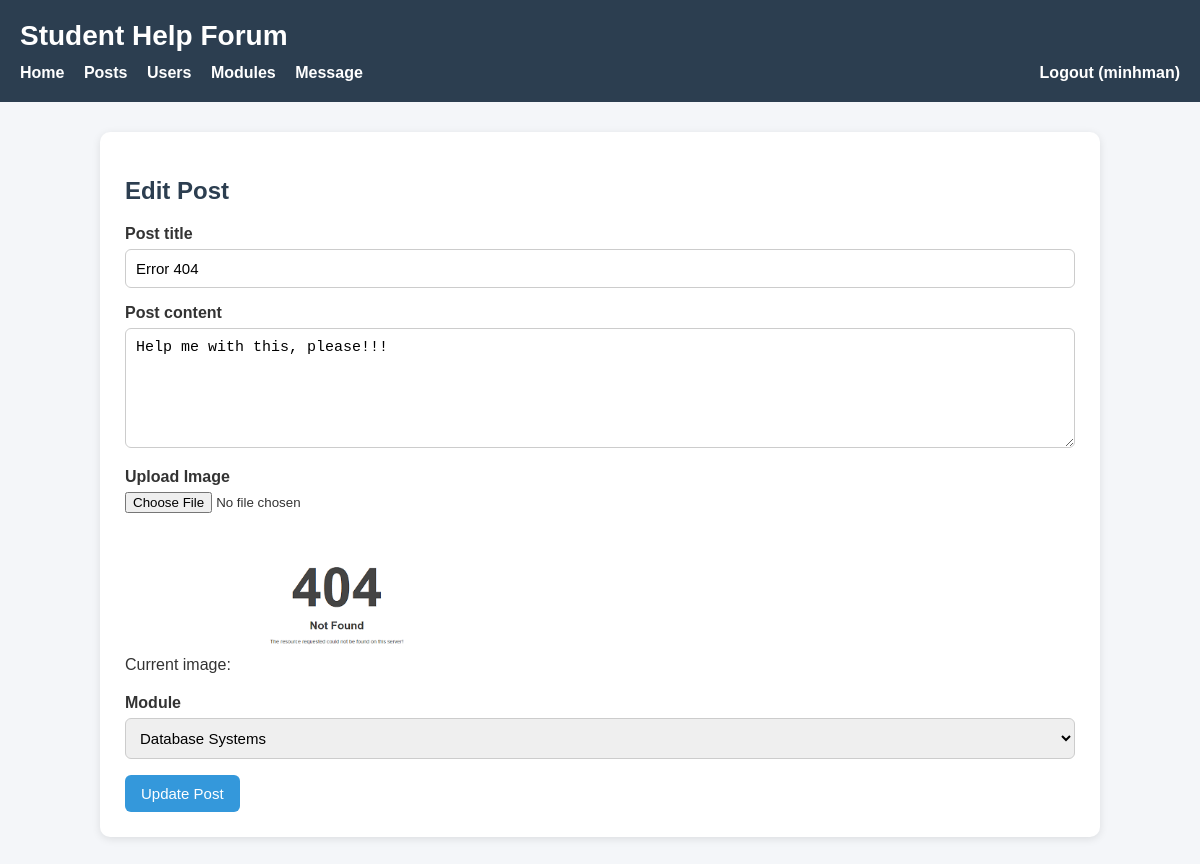
The app's page /editpost.php?id=7 (signed in) with its own data.
### tables this page shows
CREATE TABLE `posts` (
  `post_id` int(11) NOT NULL,
  `title` varchar(255) NOT NULL,
  `content` text NOT NULL,
  `image_path` varchar(255) DEFAULT NULL,
  `user_id` int(11) NOT NULL,
  `module_id` int(11) NOT NULL,
  `created_at` timestamp NOT NULL DEFAULT current_timestamp(),
  `updated_at` timestamp NOT NULL DEFAULT current_timestamp() ON UPDATE current_timestamp()
);

CREATE TABLE `modules` (
  `module_id` int(11) NOT NULL,
  `module_code` varchar(20) NOT NULL,
  `module_name` varchar(150) NOT NULL,
  `created_at` timestamp NOT NULL DEFAULT current_timestamp()
);

### templates/editpost.html.php (the view, shortened to what this page needs)
<h2>Edit Post</h2>
<form action="" method="post" enctype="multipart/form-data">
    <label for="title">Post title</label>
    <input type="text" name="title" id="title" value="<?=htmlspecialchars($post['title'])?>" required>
    <label for="content">Post content</label>
    <textarea name="content" id="content" required><?=htmlspecialchars($post['content'])?></textarea>
    <label for="image">Upload Image</label>
    <input type="file" name="image" id="image" accept="image/*">
    <?php if (!empty($post['image_path'])): ?>
        <p>
            Current image: <img src="images/<?=$post['image_path']?>" alt="Current image" style="max-width:200px;">
        </p>
    <?php endif; ?>
    <label for="module_id">Module</label>
    <select name="module_id" id="module_id" required>
        <?php foreach ($modules as $module): ?>
            <option value="<?=$module['module_id']?>" <?=($module['module_id'] == $post['module_id']) ? 'selected' : ''?>>
                <?=$module['module_name']?>
            </option>
        <?php endforeach; ?>
    </select>
    <input type="submit" value="Update Post">
</form>

### templates/layout.html.php (style rules this page uses)
* { box-sizing: border-box; }
body { margin: 0; font-family: Arial, sans-serif; background-color: #f4f6f9; color: #333; }
h2, h3 { color: #2c3e50; }
p { line-height: 1.6; }
img { max-width: 220px; height: auto; border-radius: 6px; margin-top: 10px; }
form { margin-top: 20px; }
label { font-weight: bold; display: block; margin-bottom: 6px; }
input[type="text"], input[type="email"], input[type="password"], textarea, select { width: 100%; padding: 10px; margin-bottom: 16px; border: 1px solid #ccc; border-radius: 6px; font-size: 15px; }
textarea { resize: vertical; min-height: 120px; }
input[type="submit"], button { background-color: #3498db; color: white; border: none; padding: 10px 16px; border-radius: 6px; font-size: 15px; cursor: pointer; }

### records on screen
posts: title "Error 404", content "Help me with this, please!!!", image_path (picture), module_id "Database Systems"

### other values on screen
$_SESSION['username'] "minhman"
